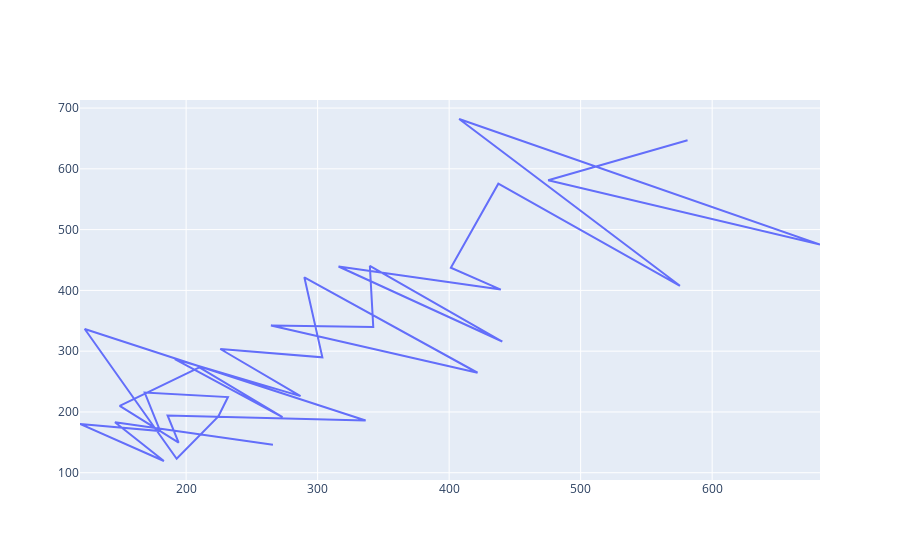

The notebook cell saved with this chart:
### Code cell
fig = go.Figure()
fig.add_trace(go.Scatter(
    x=emb[:, 0], y=emb[:,1], mode='lines'
))
fig.show()
